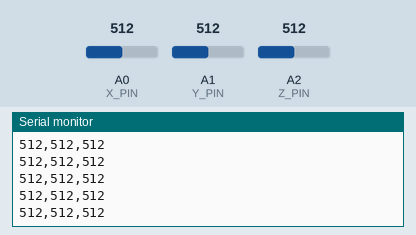
The sketch below on a simulated Arduino Uno, built with avr-gcc and run on an emulated ATmega328P. Parts: the last lines printed to the serial monitor. The inputs (shaded band) are chosen by the test bench; at power-on: A1 (Y_PIN) = 512, A0 (X_PIN) = 512, A2 (Z_PIN) = 512.

Above: at 2.7 s.
2.8 s: A1 (Y_PIN) set to 991
At 2.86 s:
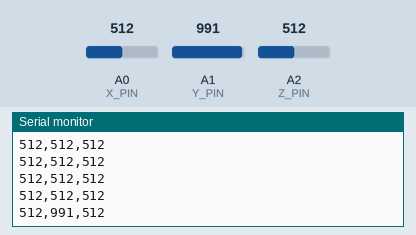
5.8 s: A1 (Y_PIN) set to 1016
At 5.81 s:
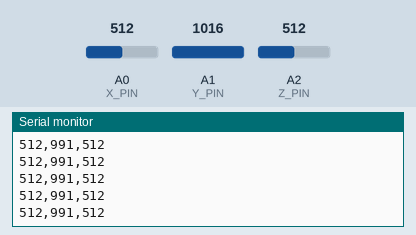
Timing chart, 0 to 8.8 s (numbered marks = the images above; inputs shaded):
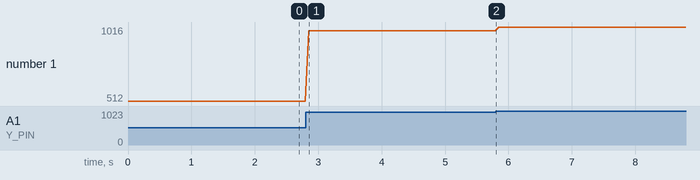

Measured:
- after the input at 2.8 s, the serial monitor: prints a new line after 0.05 s (image 1)
- plotted number 1: 512 → 991 after the input at 2.8 s, 991 → 1016 after the input at 5.8 s

The sketch:

Tutorial_AnalogInputPart1.ino
```cpp
int ax = 0;
int ay = 0;
int az = 0;

const int X_PIN = A0;
const int Y_PIN = A1;
const int Z_PIN = A2;

void setup() {
  Serial.begin(9600);
  setupAccelSensor();
  pinMode(X_PIN, INPUT);
  pinMode(Y_PIN, INPUT);
  pinMode(Z_PIN, INPUT);
}

void loop() {
  readAccelSensor();

  Serial.print(ax);
  Serial.print(",");
  Serial.print(ay);
  Serial.print(",");
  Serial.println(az);

  delay(50);
}
```

Accelerometer.ino
```cpp
void setupAccelSensor() {
  // Remove 'const' from variable declarations
  ax = X_PIN;
  ay = Y_PIN;
  az = Z_PIN;
}

void readAccelSensor() {
  // Read analog values from pins
  ax = analogRead(X_PIN);
  ay = analogRead(Y_PIN);
  az = analogRead(Z_PIN);
}
```
